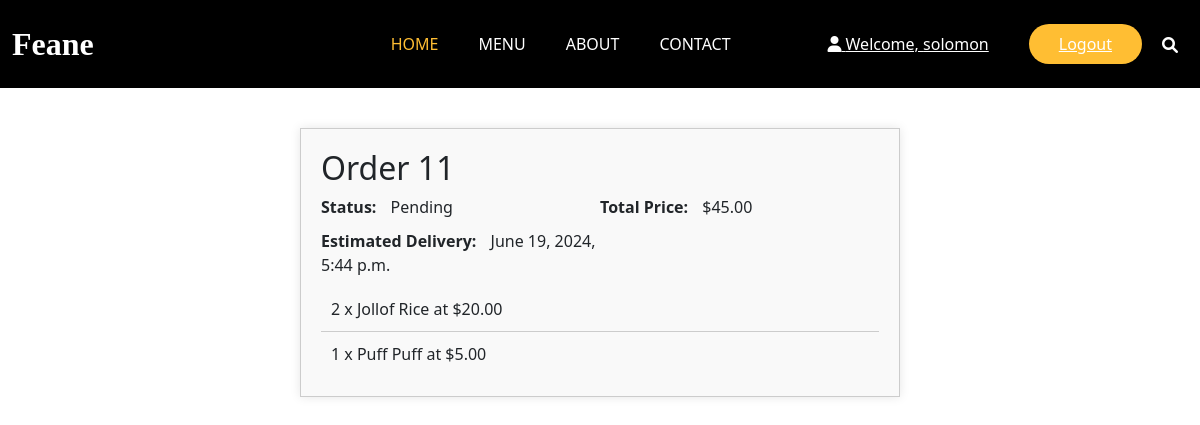
The app's page /orders/11/ (signed in), older data.
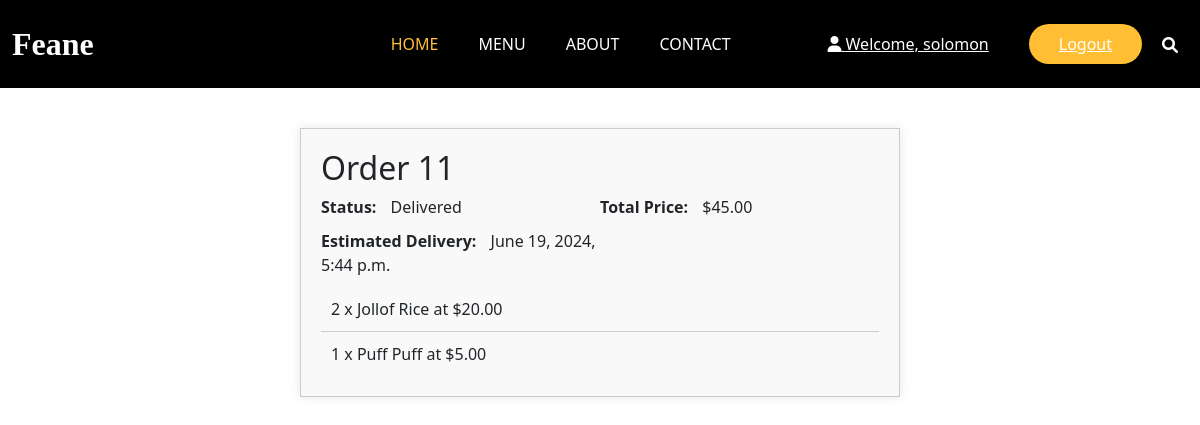
The same page, newer data.
### restaurant_menu/models.py (models this page shows, shortened)
class Order(models.Model):
    user = models.ForeignKey(User, on_delete=models.CASCADE)
    created_at = models.DateTimeField(auto_now_add=True)
    total_price = models.DecimalField(max_digits=10, decimal_places=2)
    status = models.CharField(max_length=10, choices=ORDER_STATUS, default='Pending')
    estimated_delivery = models.DateTimeField(null=True, blank=True)

### restaurant_menu/views.py (the view)
# urls.py: path('orders/<int:order_id>/', views.order_details, name='order_detail'),
@login_required
def order_details(request, order_id):
    order = get_object_or_404(Order, id=order_id, user=request.user)
    return render(request, 'base/order_details.html', {'order': order})

### restaurant_menu/templates/base/order_details.html (shortened to what this page needs)
{% extends "new_main.html" %}
{% block content %}
<div class="order-detail">
    <h2>Order {{ order.id }}</h2>
    <div class="order-info">
        <p><span>Status:</span> {{ order.status }}</p>
        <p><span>Total Price:</span> ${{ order.total_price }}</p>
        <p><span>Estimated Delivery:</span> {{ order.estimated_delivery }}</p>
    </div>
    <ul class="order-items">
        {% for item in order.items.all %}
            <li>{{ item.quantity }} x {{ item.item.meal }} at ${{ item.price }}</li>
        {% endfor %}
    </ul>
</div>
{% endblock %}

Row changes from the older to the newer data that the page shows:
changed Order id 11: status "Pending" → "Delivered"
